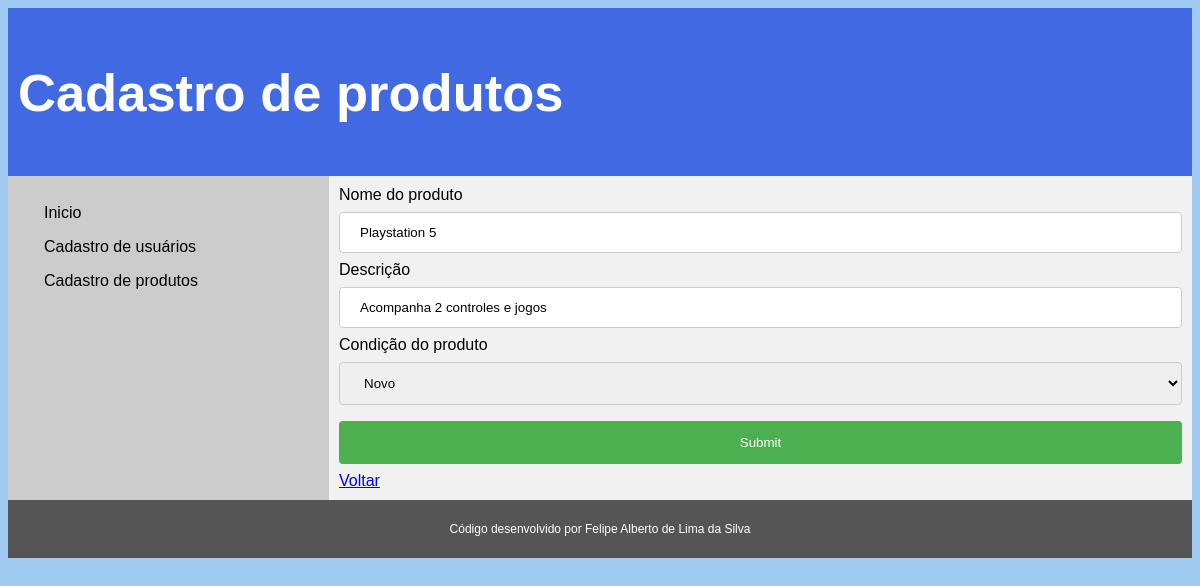
The page /cadprodutos.php?id=7 (signed in) on the database its author committed.
### tables this page shows
CREATE TABLE `produtos` (
  `id` int(11) NOT NULL,
  `nome` varchar(50) NOT NULL,
  `descricao` varchar(200) NOT NULL,
  `condicao` varchar(5) NOT NULL
);

### cadprodutos.php (the view, shortened to what this page needs)
<?php
	include "includes/topo.php";
	include "includes/conecta.php";
	$nome = "";
	$descricao = "";
	$condicao = "";
	if(isset($_GET['id'])){
		$id = $_GET['id'];
		$sql = "SELECT * FROM produtos WHERE id = $id";
		$res = mysqli_query($conn, $sql);
		$row = mysqli_fetch_assoc($res);
		$nome = $row['nome'];
		$descricao = $row['descricao'];
		$condicao = $row['condicao'];
	}
?>
		<header>
		  <h2>Cadastro de produtos</h2>
		</header>
		<section>
		  		  <?php
			include "includes/menu.php";
		  ?>
		  <article>
			<form action="recebeproduto.php" method="post">
				<label for="nome">Nome do produto</label>
				<input type="text" name="nome" value="<?php echo $nome; ?>" />
				<label for="descricao">Descrição</label>
				<input type="text" name="descricao" value="<?php echo $descricao; ?>"/>
				<label for="condicao">Condição do produto</label>
				<select name="condicao">
					<option value="novo" <?php if($condicao=='novo'){echo "selected";}?> >Novo</option>
				</select>
				<input type="submit">
			</form>
			<a href="listaprodutos.php">Voltar</a>
		  </article>
		</section>
<?php
	include "includes/rodape.php";
?>

### css/estilo.css (style rules this page uses)
* { box-sizing: border-box; }
body { font-family: Arial, Helvetica, sans-serif; background-color: #a1caf3; }
header { background-color: royalblue; padding: 10px; text-align: left; font-size: 35px; color: white; }
section { display: -webkit-flex; display: flex; }
article { -webkit-flex: 3; -ms-flex: 3; flex: 3; background-color: #f1f1f1; padding: 10px; }
input[type=text], input[type=date], input[type=password], input[type=email], select, textarea { width: 100%; padding: 12px 20px; margin: 8px 0; display: inline-block; border: 1px solid #ccc; border-radius: 4px; box-sizing: border-box; }
input[type=submit] { width: 100%; background-color: #4CAF50; color: white; padding: 14px 20px; margin: 8px 0; border: none; border-radius: 4px; cursor: pointer; }

### rows shown on the page
produtos: nome "Playstation 5", descricao "Acompanha 2 controles e jogos", condicao "Novo"
